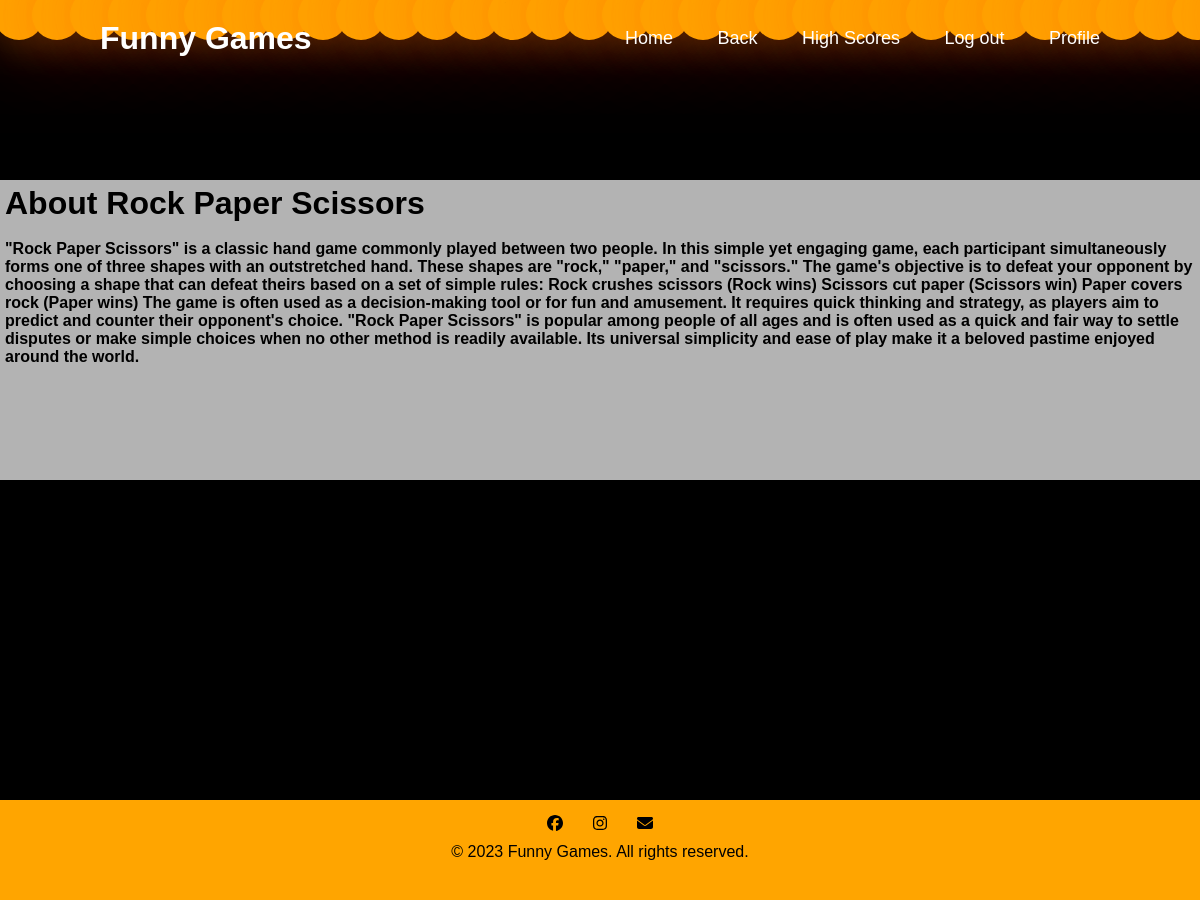
Page /game/1/about/ on the committed database.
### game/models.py (models this page shows, shortened)
class Game(models.Model):
    name=models.TextField(max_length=100, default="gameA")
    description=models.TextField(max_length=10000, default="Your Default Description Here")

### game/views.py (the view)
# urls.py: path('game/<int:game_id>/about/', views.game_about, name='game_about'),
def game_about(request, game_id):
    game = get_object_or_404(Game, pk=game_id)
    return render(request, 'game/about.html', {'game': game})

### game/templates/game/about.html (shortened to what this page needs)
{% extends "game/homee.html" %}
{% load static %}
{% block content %}
<div class="header">
    <a href="#" class="logo">Funny Games</a>
    <div class="navbar">
      <a href="{% url 'index' %}">Home</a>
      <a href="#" id="backToGame">Back</a>
      <a href="#">High Scores</a>
      <a href="{% url 'logout' %}">Log out</a>
      <a href="{% url 'myprofile' %}">Profile</a>
    </div>
  </div>
<div class="form-box"><h1>About {{ game.name }}</h1>
    <br>
    <p style="font-weight: bold;">{{ game.description }}</p>
    </div>
{% endblock content %}

### game/templates/game/homee.html (style rules this page uses)
:root { --first-color: orange; --second-color: #fb7806; --third-color: #000405; --forth-color: #fffdfd; }
* { margin: 0; padding: 0; box-sizing: border-box; font-family: sans-serif; }
body { min-height: 100vh; background-color: blue; }
.header { position: fixed; top: 0; left: 0; width: 100%; padding: 20px 100px; background: transparent; display: flex; justify-content: space-between; align-items: center; z-index: 100; }
.logo { font-size: 32px; color: #fff; text-decoration: none; font-weight: 700; }
.navbar a { position: relative; font-size: 18px; color: #fff; font-weight: 500; text-decoration: none; margin-left: 40px; }
.navbar a::before { content: ""; position: absolute; top: 100%; left: 0; width: 0; height: 2px; background: #fff; transition: 0.3s; }
body { margin: 0; padding: 0; display: flex; flex-direction: column; background-color: black; }
a { text-decoration: none; color: black; }
.form-box { width: 1200px; height: 300px; position: relative; margin: 15% auto; background-color: rgba(255, 255, 255, 0.7); padding: 5px; z-index: 4; }

### rows in the picture
Game: name "Rock Paper Scissors", description "\"Rock Paper Scissors\" is a classic hand game commonly played between two people. In this simple yet engaging game, each participant simultaneously forms one of three shapes with an outstretched hand. These shapes are \"rock,\" \"paper,\" and \"scissors.\" The game's objective is to defeat your opponent by choosing a shape that can defeat theirs based on a set of simple rules: Rock crushes scissors (Rock wins) Scissors cut paper (Scissors win) Paper covers rock (Paper wins) The game is often used as a decision-making tool or for fun and amusement. It requires quick thinking and strategy, as players aim to predict and counter their opponent's choice. \"Rock Paper Scissors\" is popular among people of…"
